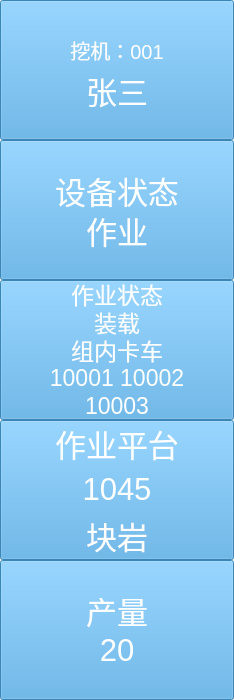
            <widget class="MyWidget" name="widget_status" native="true">
             <property name="geometry">
              <rect>
               <x>0</x>
               <y>65</y>
               <width>234</width>
               <height>700</height>
              </rect>
             </property>
             <property name="sizePolicy">
              <sizepolicy hsizetype="Fixed" vsizetype="Preferred">
               <horstretch>0</horstretch>
               <verstretch>0</verstretch>
              </sizepolicy>
             </property>
             <property name="styleSheet">
              <string notr="true"/>
             </property>
             <widget class="QPushButton" name="pushButton_stauts_1">
              <property name="enabled">
               <bool>false</bool>
              </property>
              <property name="geometry">
               <rect>
                <x>0</x>
                <y>0</y>
                <width>234</width>
                <height>140</height>
               </rect>
              </property>
              <property name="sizePolicy">
               <sizepolicy hsizetype="Fixed" vsizetype="Fixed">
                <horstretch>0</horstretch>
                <verstretch>0</verstretch>
               </sizepolicy>
              </property>
              <property name="minimumSize">
               <size>
                <width>234</width>
                <height>140</height>
               </size>
              </property>
              <property name="styleSheet">
               <string notr="true">background-color: rgb(73, 163, 223);</string>
              </property>
              <property name="text">
               <string/>
              </property>
              <property name="flat">
               <bool>false</bool>
              </property>
             </widget>
             <widget class="QPushButton" name="pushButton_stauts_2">
              <property name="enabled">
               <bool>false</bool>
              </property>
              <property name="geometry">
               <rect>
                <x>0</x>
                <y>140</y>
                <width>234</width>
                <height>140</height>
               </rect>
              </property>
              <property name="minimumSize">
               <size>
                <width>234</width>
                <height>140</height>
               </size>
              </property>
              <property name="font">
               <font>
                <family>Ubuntu</family>
                <pointsize>22</pointsize>
               </font>
              </property>
              <property name="styleSheet">
               <string notr="true">background-color: rgb(73, 163, 223);</string>
              </property>
              <property name="text">
               <string/>
              </property>
              <property name="flat">
               <bool>false</bool>
              </property>
             </widget>
             <widget class="QPushButton" name="pushButton_stauts_3">
              <property name="enabled">
               <bool>false</bool>
              </property>
              <property name="geometry">
               <rect>
                <x>0</x>
                <y>280</y>
                <width>234</width>
                <height>140</height>
               </rect>
              </property>
              <property name="minimumSize">
               <size>
                <width>234</width>
                <height>140</height>
               </size>
              </property>
              <property name="styleSheet">
               <string notr="true">background-color: rgb(73, 163, 223);</string>
              </property>
              <property name="text">
               <string/>
              </property>
              <property name="flat">
               <bool>false</bool>
              </property>
             </widget>
             <widget class="QPushButton" name="pushButton_stauts_4">
              <property name="enabled">
               <bool>false</bool>
              </property>
              <property name="geometry">
               <rect>
                <x>0</x>
                <y>420</y>
                <width>234</width>
                <height>140</height>
               </rect>
              </property>
              <property name="minimumSize">
               <size>
                <width>234</width>
                <height>140</height>
               </size>
              </property>
              <property name="styleSheet">
               <string notr="true">background-color: rgb(73, 163, 223);
border-color: rgb(73, 163, 223);</string>
              </property>
              <property name="text">
               <string/>
              </property>
              <property name="flat">
               <bool>false</bool>
              </property>
             </widget>
             <widget class="QPushButton" name="pushButton_stauts_5">
              <property name="enabled">
               <bool>false</bool>
              </property>
              <property name="geometry">
               <rect>
                <x>0</x>
                <y>560</y>
                <width>234</width>
                <height>140</height>
               </rect>
              </property>
              <property name="minimumSize">
               <size>
                <width>234</width>
                <height>140</height>
               </size>
              </property>
              <property name="styleSheet">
               <string notr="true">background-color: rgb(73, 163, 223);
</string>
              </property>
              <property name="text">
               <string/>
              </property>
              <property name="flat">
               <bool>false</bool>
              </property>
             </widget>
             <widget class="QLabel" name="label_button_status_1_1">
              <property name="geometry">
               <rect>
                <x>0</x>
                <y>30</y>
                <width>234</width>
                <height>40</height>
               </rect>
              </property>
              <property name="palette">
               <palette>
                <active>
                 <colorrole role="WindowText">
                  <brush brushstyle="SolidPattern">
                   <color alpha="255">
                    <red>255</red>
                    <green>255</green>
                    <blue>255</blue>
                   </color>
                  </brush>
                 </colorrole>
                </active>
                <inactive>
                 <colorrole role="WindowText">
                  <brush brushstyle="SolidPattern">
                   <color alpha="255">
                    <red>255</red>
                    <green>255</green>
                    <blue>255</blue>
                   </color>
                  </brush>
                 </colorrole>
                </inactive>
                <disabled>
                 <colorrole role="WindowText">
                  <brush brushstyle="SolidPattern">
                   <color alpha="255">
                    <red>190</red>
                    <green>190</green>
                    <blue>190</blue>
                   </color>
                  </brush>
                 </colorrole>
                </disabled>
               </palette>
              </property>
              <property name="font">
               <font>
                <pointsize>15</pointsize>
                <weight>50</weight>
                <bold>false</bold>
               </font>
              </property>
              <property name="text">
               <string>挖机：001</string>
              </property>
              <property name="alignment">
               <set>Qt::AlignCenter</set>
              </property>
             </widget>
             <widget class="QLabel" name="label_button_status_2_1">
              <property name="geometry">
               <rect>
                <x>0</x>
                <y>170</y>
                <width>234</width>
                <height>40</height>
               </rect>
              </property>
              <property name="palette">
               <palette>
                <active>
                 <colorrole role="WindowText">
                  <brush brushstyle="SolidPattern">
                   <color alpha="255">
                    <red>255</red>
                    <green>255</green>
                    <blue>255</blue>
                   </color>
                  </brush>
                 </colorrole>
                </active>
                <inactive>
                 <colorrole role="WindowText">
                  <brush brushstyle="SolidPattern">
                   <color alpha="255">
                    <red>255</red>
                    <green>255</green>
                    <blue>255</blue>
                   </color>
                  </brush>
                 </colorrole>
                </inactive>
                <disabled>
                 <colorrole role="WindowText">
                  <brush brushstyle="SolidPattern">
                   <color alpha="255">
                    <red>190</red>
                    <green>190</green>
                    <blue>190</blue>
                   </color>
                  </brush>
                 </colorrole>
                </disabled>
               </palette>
              </property>
              <property name="font">
               <font>
                <pointsize>23</pointsize>
                <weight>50</weight>
                <bold>false</bold>
               </font>
              </property>
              <property name="text">
               <string>设备状态</string>
              </property>
              <property name="alignment">
               <set>Qt::AlignCenter</set>
              </property>
             </widget>
             <widget class="QLabel" name="label_button_status_3_1">
              <property name="geometry">
               <rect>
                <x>0</x>
                <y>280</y>
                <width>234</width>
                <height>28</height>
               </rect>
              </property>
              <property name="palette">
               <palette>
                <active>
                 <colorrole role="WindowText">
                  <brush brushstyle="SolidPattern">
                   <color alpha="255">
                    <red>255</red>
                    <green>255</green>
                    <blue>255</blue>
                   </color>
                  </brush>
                 </colorrole>
                </active>
                <inactive>
                 <colorrole role="WindowText">
                  <brush brushstyle="SolidPattern">
                   <color alpha="255">
                    <red>255</red>
                    <green>255</green>
                    <blue>255</blue>
                   </color>
                  </brush>
                 </colorrole>
                </inactive>
                <disabled>
                 <colorrole role="WindowText">
                  <brush brushstyle="SolidPattern">
                   <color alpha="255">
                    <red>190</red>
                    <green>190</green>
                    <blue>190</blue>
                   </color>
                  </brush>
                 </colorrole>
                </disabled>
               </palette>
              </property>
              <property name="font">
               <font>
                <pointsize>17</pointsize>
                <weight>50</weight>
                <bold>false</bold>
               </font>
              </property>
              <property name="text">
               <string>作业状态</string>
              </property>
              <property name="alignment">
               <set>Qt::AlignCenter</set>
              </property>
             </widget>
             <widget class="QLabel" name="label_button_status_3_2">
              <property name="geometry">
               <rect>
                <x>0</x>
                <y>308</y>
                <width>234</width>
                <height>28</height>
               </rect>
              </property>
              <property name="palette">
               <palette>
                <active>
                 <colorrole role="WindowText">
                  <brush brushstyle="SolidPattern">
                   <color alpha="255">
                    <red>255</red>
                    <green>255</green>
                    <blue>255</blue>
                   </color>
                  </brush>
                 </colorrole>
                </active>
                <inactive>
                 <colorrole role="WindowText">
                  <brush brushstyle="SolidPattern">
                   <color alpha="255">
                    <red>255</red>
                    <green>255</green>
                    <blue>255</blue>
                   </color>
                  </brush>
                 </colorrole>
                </inactive>
                <disabled>
                 <colorrole role="WindowText">
                  <brush brushstyle="SolidPattern">
                   <color alpha="255">
                    <red>190</red>
                    <green>190</green>
                    <blue>190</blue>
                   </color>
                  </brush>
                 </colorrole>
                </disabled>
               </palette>
              </property>
              <property name="font">
               <font>
                <pointsize>17</pointsize>
                <weight>50</weight>
                <bold>false</bold>
               </font>
              </property>
              <property name="text">
               <string>装载</string>
              </property>
              <property name="alignment">
               <set>Qt::AlignCenter</set>
              </property>
             </widget>
             <widget class="QLabel" name="label_button_status_3_3">
              <property name="geometry">
               <rect>
                <x>0</x>
                <y>336</y>
                <width>234</width>
                <height>28</height>
               </rect>
              </property>
              <property name="palette">
               <palette>
                <active>
                 <colorrole role="WindowText">
                  <brush brushstyle="SolidPattern">
                   <color alpha="255">
                    <red>255</red>
                    <green>255</green>
                    <blue>255</blue>
                   </color>
                  </brush>
                 </colorrole>
                </active>
                <inactive>
                 <colorrole role="WindowText">
                  <brush brushstyle="SolidPattern">
                   <color alpha="255">
                    <red>255</red>
                    <green>255</green>
                    <blue>255</blue>
                   </color>
                  </brush>
                 </colorrole>
                </inactive>
                <disabled>
                 <colorrole role="WindowText">
                  <brush brushstyle="SolidPattern">
                   <color alpha="255">
                    <red>190</red>
                    <green>190</green>
                    <blue>190</blue>
                   </color>
                  </brush>
                 </colorrole>
                </disabled>
               </palette>
              </property>
              <property name="font">
               <font>
                <pointsize>17</pointsize>
                <weight>50</weight>
                <bold>false</bold>
               </font>
              </property>
              <property name="text">
               <string>组内卡车</string>
              </property>
              <property name="alignment">
               <set>Qt::AlignCenter</set>
              </property>
             </widget>
             <widget class="QLabel" name="label_button_status_1_2">
              <property name="geometry">
               <rect>
                <x>0</x>
                <y>70</y>
                <width>234</width>
                <height>40</height>
               </rect>
              </property>
              <property name="palette">
               <palette>
                <active>
                 <colorrole role="WindowText">
                  <brush brushstyle="SolidPattern">
                   <color alpha="255">
                    <red>255</red>
                    <green>255</green>
                    <blue>255</blue>
                   </color>
                  </brush>
                 </colorrole>
                </active>
                <inactive>
                 <colorrole role="WindowText">
                  <brush brushstyle="SolidPattern">
                   <color alpha="255">
                    <red>255</red>
                    <green>255</green>
                    <blue>255</blue>
                   </color>
                  </brush>
                 </colorrole>
                </inactive>
                <disabled>
                 <colorrole role="WindowText">
                  <brush brushstyle="SolidPattern">
                   <color alpha="255">
                    <red>190</red>
                    <green>190</green>
                    <blue>190</blue>
                   </color>
                  </brush>
                 </colorrole>
                </disabled>
               </palette>
              </property>
              <property name="font">
               <font>
                <pointsize>23</pointsize>
                <weight>50</weight>
                <bold>false</bold>
               </font>
              </property>
              <property name="text">
               <string>张三</string>
              </property>
              <property name="alignment">
               <set>Qt::AlignCenter</set>
              </property>
             </widget>
             <widget class="QLabel" name="label_button_status_2_2">
              <property name="geometry">
               <rect>
                <x>0</x>
                <y>210</y>
                <width>234</width>
                <height>40</height>
               </rect>
              </property>
              <property name="palette">
               <palette>
                <active>
                 <colorrole role="WindowText">
                  <brush brushstyle="SolidPattern">
                   <color alpha="255">
                    <red>255</red>
                    <green>255</green>
                    <blue>255</blue>
                   </color>
                  </brush>
                 </colorrole>
                </active>
                <inactive>
                 <colorrole role="WindowText">
                  <brush brushstyle="SolidPattern">
                   <color alpha="255">
                    <red>255</red>
                    <green>255</green>
                    <blue>255</blue>
                   </color>
                  </brush>
                 </colorrole>
                </inactive>
                <disabled>
                 <colorrole role="WindowText">
                  <brush brushstyle="SolidPattern">
                   <color alpha="255">
                    <red>190</red>
                    <green>190</green>
                    <blue>190</blue>
                   </color>
                  </brush>
                 </colorrole>
                </disabled>
               </palette>
              </property>
              <property name="font">
               <font>
                <pointsize>23</pointsize>
                <weight>50</weight>
                <bold>false</bold>
               </font>
              </property>
              <property name="text">
               <string>作业</string>
              </property>
              <property name="alignment">
               <set>Qt::AlignCenter</set>
              </property>
             </widget>
             <widget class="QLabel" name="label_button_status_3_4">
              <property name="geometry">
               <rect>
                <x>0</x>
                <y>364</y>
                <width>234</width>
                <height>28</height>
               </rect>
              </property>
              <property name="palette">
               <palette>
                <active>
                 <colorrole role="WindowText">
                  <brush brushstyle="SolidPattern">
                   <color alpha="255">
                    <red>255</red>
                    <green>255</green>
                    <blue>255</blue>
                   </color>
                  </brush>
                 </colorrole>
                </active>
                <inactive>
                 <colorrole role="WindowText">
                  <brush brushstyle="SolidPattern">
                   <color alpha="255">
                    <red>255</red>
                    <green>255</green>
                    <blue>255</blue>
                   </color>
                  </brush>
                 </colorrole>
                </inactive>
                <disabled>
                 <colorrole role="WindowText">
                  <brush brushstyle="SolidPattern">
                   <color alpha="255">
                    <red>190</red>
                    <green>190</green>
                    <blue>190</blue>
                   </color>
                  </brush>
                 </colorrole>
                </disabled>
               </palette>
              </property>
              <property name="font">
               <font>
                <pointsize>17</pointsize>
                <weight>50</weight>
                <bold>false</bold>
               </font>
              </property>
              <property name="text">
               <string>10001 10002</string>
              </property>
              <property name="alignment">
               <set>Qt::AlignCenter</set>
              </property>
             </widget>
             <widget class="QLabel" name="label_button_status_3_5">
              <property name="geometry">
               <rect>
                <x>0</x>
                <y>392</y>
                <width>234</width>
                <height>28</height>
               </rect>
              </property>
              <property name="palette">
               <palette>
                <active>
                 <colorrole role="WindowText">
                  <brush brushstyle="SolidPattern">
                   <color alpha="255">
                    <red>255</red>
                    <green>255</green>
                    <blue>255</blue>
                   </color>
                  </brush>
                 </colorrole>
                </active>
                <inactive>
                 <colorrole role="WindowText">
                  <brush brushstyle="SolidPattern">
                   <color alpha="255">
                    <red>255</red>
                    <green>255</green>
                    <blue>255</blue>
                   </color>
                  </brush>
                 </colorrole>
                </inactive>
                <disabled>
                 <colorrole role="WindowText">
                  <brush brushstyle="SolidPattern">
                   <color alpha="255">
                    <red>190</red>
                    <green>190</green>
                    <blue>190</blue>
                   </color>
                  </brush>
                 </colorrole>
                </disabled>
               </palette>
              </property>
              <property name="font">
               <font>
                <pointsize>17</pointsize>
                <weight>50</weight>
                <bold>false</bold>
               </font>
              </property>
              <property name="text">
               <string>10003</string>
              </property>
              <property name="alignment">
               <set>Qt::AlignCenter</set>
              </property>
             </widget>
             <widget class="QLabel" name="label_button_status_4_1">
              <property name="geometry">
               <rect>
                <x>0</x>
                <y>420</y>
                <width>234</width>
                <height>46</height>
               </rect>
              </property>
              <property name="palette">
               <palette>
                <active>
                 <colorrole role="WindowText">
                  <brush brushstyle="SolidPattern">
                   <color alpha="255">
                    <red>255</red>
                    <green>255</green>
                    <blue>255</blue>
                   </color>
                  </brush>
                 </colorrole>
                </active>
                <inactive>
                 <colorrole role="WindowText">
                  <brush brushstyle="SolidPattern">
                   <color alpha="255">
                    <red>255</red>
                    <green>255</green>
                    <blue>255</blue>
                   </color>
                  </brush>
                 </colorrole>
                </inactive>
                <disabled>
                 <colorrole role="WindowText">
                  <brush brushstyle="SolidPattern">
                   <color alpha="255">
                    <red>190</red>
                    <green>190</green>
                    <blue>190</blue>
                   </color>
                  </brush>
                 </colorrole>
                </disabled>
               </palette>
              </property>
              <property name="font">
               <font>
                <pointsize>23</pointsize>
                <weight>50</weight>
                <bold>false</bold>
               </font>
              </property>
              <property name="text">
               <string>作业平台</string>
              </property>
              <property name="alignment">
               <set>Qt::AlignCenter</set>
              </property>
             </widget>
             <widget class="QLabel" name="label_button_status_4_2">
              <property name="geometry">
               <rect>
                <x>0</x>
                <y>466</y>
                <width>234</width>
                <height>46</height>
               </rect>
              </property>
              <property name="palette">
               <palette>
                <active>
                 <colorrole role="WindowText">
                  <brush brushstyle="SolidPattern">
                   <color alpha="255">
                    <red>255</red>
                    <green>255</green>
                    <blue>255</blue>
                   </color>
                  </brush>
                 </colorrole>
                </active>
                <inactive>
                 <colorrole role="WindowText">
                  <brush brushstyle="SolidPattern">
                   <color alpha="255">
                    <red>255</red>
                    <green>255</green>
                    <blue>255</blue>
                   </color>
                  </brush>
                 </colorrole>
                </inactive>
                <disabled>
                 <colorrole role="WindowText">
                  <brush brushstyle="SolidPattern">
                   <color alpha="255">
                    <red>190</red>
                    <green>190</green>
                    <blue>190</blue>
                   </color>
                  </brush>
                 </colorrole>
                </disabled>
               </palette>
              </property>
              <property name="font">
               <font>
                <pointsize>23</pointsize>
                <weight>50</weight>
                <bold>false</bold>
               </font>
              </property>
              <property name="text">
               <string>1045</string>
              </property>
              <property name="alignment">
               <set>Qt::AlignCenter</set>
              </property>
             </widget>
             <widget class="QLabel" name="label_button_status_4_3">
              <property name="geometry">
               <rect>
                <x>0</x>
                <y>512</y>
                <width>234</width>
                <height>46</height>
               </rect>
              </property>
              <property name="palette">
               <palette>
                <active>
                 <colorrole role="WindowText">
                  <brush brushstyle="SolidPattern">
                   <color alpha="255">
                    <red>255</red>
                    <green>255</green>
                    <blue>255</blue>
                   </color>
                  </brush>
                 </colorrole>
                </active>
                <inactive>
                 <colorrole role="WindowText">
                  <brush brushstyle="SolidPattern">
                   <color alpha="255">
                    <red>255</red>
                    <green>255</green>
                    <blue>255</blue>
                   </color>
                  </brush>
                 </colorrole>
                </inactive>
                <disabled>
                 <colorrole role="WindowText">
                  <brush brushstyle="SolidPattern">
                   <color alpha="255">
                    <red>190</red>
                    <green>190</green>
                    <blue>190</blue>
                   </color>
                  </brush>
                 </colorrole>
                </disabled>
               </palette>
              </property>
              <property name="font">
               <font>
                <pointsize>23</pointsize>
                <weight>50</weight>
                <bold>false</bold>
               </font>
              </property>
              <property name="text">
               <string>块岩</string>
              </property>
              <property name="alignment">
               <set>Qt::AlignCenter</set>
              </property>
             </widget>
             <widget class="QLabel" name="label_button_status_5_1">
              <property name="geometry">
               <rect>
                <x>0</x>
                <y>590</y>
                <width>234</width>
                <height>40</height>
               </rect>
              </property>
              <property name="palette">
               <palette>
                <active>
                 <colorrole role="WindowText">
                  <brush brushstyle="SolidPattern">
                   <color alpha="255">
                    <red>255</red>
                    <green>255</green>
                    <blue>255</blue>
                   </color>
                  </brush>
                 </colorrole>
                </active>
                <inactive>
                 <colorrole role="WindowText">
                  <brush brushstyle="SolidPattern">
                   <color alpha="255">
                    <red>255</red>
                    <green>255</green>
                    <blue>255</blue>
                   </color>
                  </brush>
                 </colorrole>
                </inactive>
                <disabled>
                 <colorrole role="WindowText">
                  <brush brushstyle="SolidPattern">
                   <color alpha="255">
                    <red>190</red>
                    <green>190</green>
                    <blue>190</blue>
                   </color>
                  </brush>
                 </colorrole>
                </disabled>
               </palette>
              </property>
              <property name="font">
               <font>
                <pointsize>23</pointsize>
                <weight>50</weight>
                <bold>false</bold>
               </font>
              </property>
              <property name="text">
               <string>产量</string>
              </property>
              <property name="alignment">
               <set>Qt::AlignCenter</set>
              </property>
             </widget>
             <widget class="QLabel" name="label_button_status_5_2">
              <property name="geometry">
               <rect>
                <x>0</x>
                <y>630</y>
                <width>234</width>
                <height>40</height>
               </rect>
              </property>
              <property name="palette">
               <palette>
                <active>
                 <colorrole role="WindowText">
                  <brush brushstyle="SolidPattern">
                   <color alpha="255">
                    <red>255</red>
                    <green>255</green>
                    <blue>255</blue>
                   </color>
                  </brush>
                 </colorrole>
                </active>
                <inactive>
                 <colorrole role="WindowText">
                  <brush brushstyle="SolidPattern">
                   <color alpha="255">
                    <red>255</red>
                    <green>255</green>
                    <blue>255</blue>
                   </color>
                  </brush>
                 </colorrole>
                </inactive>
                <disabled>
                 <colorrole role="WindowText">
                  <brush brushstyle="SolidPattern">
                   <color alpha="255">
                    <red>190</red>
                    <green>190</green>
                    <blue>190</blue>
                   </color>
                  </brush>
                 </colorrole>
                </disabled>
               </palette>
              </property>
              <property name="font">
               <font>
                <pointsize>23</pointsize>
                <weight>50</weight>
                <bold>false</bold>
               </font>
              </property>
              <property name="text">
               <string>20</string>
              </property>
              <property name="alignment">
               <set>Qt::AlignCenter</set>
              </property>
             </widget>
             <zorder>pushButton_stauts_1</zorder>
             <zorder>pushButton_stauts_2</zorder>
             <zorder>pushButton_stauts_3</zorder>
             <zorder>pushButton_stauts_4</zorder>
             <zorder>pushButton_stauts_5</zorder>
             <zorder>label_button_status_2_2</zorder>
             <zorder>label_button_status_1_2</zorder>
             <zorder>label_button_status_1_1</zorder>
             <zorder>label_button_status_3_2</zorder>
             <zorder>label_button_status_3_3</zorder>
             <zorder>label_button_status_3_1</zorder>
             <zorder>label_button_status_2_1</zorder>
             <zorder>label_button_status_3_4</zorder>
             <zorder>label_button_status_3_5</zorder>
             <zorder>label_button_status_4_1</zorder>
             <zorder>label_button_status_4_2</zorder>
             <zorder>label_button_status_4_3</zorder>
             <zorder>label_button_status_5_1</zorder>
             <zorder>label_button_status_5_2</zorder>
            </widget>
